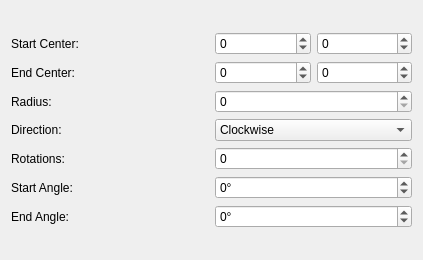
<?xml version="1.0" encoding="UTF-8"?>
<ui version="4.0">
 <class>InspectorSpatSymbolSlinky</class>
 <widget class="QWidget" name="InspectorSpatSymbolSlinky">
  <property name="geometry">
   <rect>
    <x>0</x>
    <y>0</y>
    <width>423</width>
    <height>260</height>
   </rect>
  </property>
  <property name="windowTitle">
   <string>Form</string>
  </property>
  <layout class="QVBoxLayout" name="verticalLayout">
   <item>
    <layout class="QGridLayout" name="gridLayout">
     <item row="0" column="1">
      <layout class="QHBoxLayout" name="horizontalLayout_2">
       <item>
        <widget class="QSpinBox" name="startX">
         <property name="minimum">
          <number>-100</number>
         </property>
         <property name="maximum">
          <number>100</number>
         </property>
        </widget>
       </item>
       <item>
        <widget class="QSpinBox" name="startY">
         <property name="minimum">
          <number>-100</number>
         </property>
         <property name="maximum">
          <number>100</number>
         </property>
        </widget>
       </item>
      </layout>
     </item>
     <item row="2" column="0">
      <widget class="QLabel" name="label">
       <property name="text">
        <string>Radius:</string>
       </property>
      </widget>
     </item>
     <item row="2" column="1">
      <widget class="QSpinBox" name="radius">
       <property name="maximum">
        <number>100</number>
       </property>
      </widget>
     </item>
     <item row="3" column="1">
      <widget class="QComboBox" name="direction">
       <property name="editable">
        <bool>false</bool>
       </property>
       <item>
        <property name="text">
         <string>Clockwise</string>
        </property>
       </item>
       <item>
        <property name="text">
         <string>Anticlockwise</string>
        </property>
       </item>
      </widget>
     </item>
     <item row="3" column="0">
      <widget class="QLabel" name="label_2">
       <property name="text">
        <string>Direction:</string>
       </property>
      </widget>
     </item>
     <item row="4" column="1">
      <widget class="QSpinBox" name="rotations"/>
     </item>
     <item row="4" column="0">
      <widget class="QLabel" name="label_3">
       <property name="text">
        <string>Rotations:</string>
       </property>
      </widget>
     </item>
     <item row="5" column="1">
      <widget class="QSpinBox" name="startAngle">
       <property name="suffix">
        <string>°</string>
       </property>
       <property name="minimum">
        <number>-180</number>
       </property>
       <property name="maximum">
        <number>180</number>
       </property>
      </widget>
     </item>
     <item row="5" column="0">
      <widget class="QLabel" name="label_4">
       <property name="text">
        <string>Start Angle:</string>
       </property>
      </widget>
     </item>
     <item row="6" column="1">
      <widget class="QSpinBox" name="stopAngle">
       <property name="suffix">
        <string>°</string>
       </property>
       <property name="minimum">
        <number>-180</number>
       </property>
       <property name="maximum">
        <number>180</number>
       </property>
      </widget>
     </item>
     <item row="6" column="0">
      <widget class="QLabel" name="label_5">
       <property name="text">
        <string>End Angle:</string>
       </property>
      </widget>
     </item>
     <item row="0" column="0">
      <widget class="QLabel" name="label_6">
       <property name="text">
        <string>Start Center:</string>
       </property>
      </widget>
     </item>
     <item row="1" column="0">
      <widget class="QLabel" name="label_7">
       <property name="text">
        <string>End Center:</string>
       </property>
      </widget>
     </item>
     <item row="1" column="1">
      <layout class="QHBoxLayout" name="horizontalLayout_3">
       <item>
        <widget class="QSpinBox" name="stopX">
         <property name="minimum">
          <number>-100</number>
         </property>
         <property name="maximum">
          <number>100</number>
         </property>
        </widget>
       </item>
       <item>
        <widget class="QSpinBox" name="stopY">
         <property name="minimum">
          <number>-100</number>
         </property>
         <property name="maximum">
          <number>100</number>
         </property>
         <property name="value">
          <number>0</number>
         </property>
        </widget>
       </item>
      </layout>
     </item>
    </layout>
   </item>
  </layout>
 </widget>
 <resources>
  <include location="musescore.qrc"/>
 </resources>
 <connections/>
</ui>
